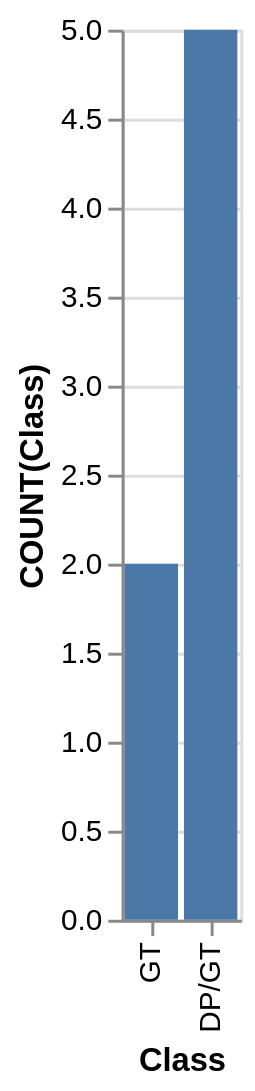

Describe this chart as a Vega-Lite specification.
### Vega-Lite specification from a JSON file in a GitHub repository (floating-point values rounded to 4 significant figures)
{"data": {"values": [{"x_data": "GT", "y_data": 2}, {"x_data": "DP/GT", "y_data": 5}]}, "mark": "bar", "encoding": {"x": {"field": "x_data", "type": "nominal", "title": "Class", "sort": {"op": "sum", "field": "y_data", "order": "ascending"}}, "y": {"field": "y_data", "type": "quantitative", "title": "COUNT(Class)"}}}
